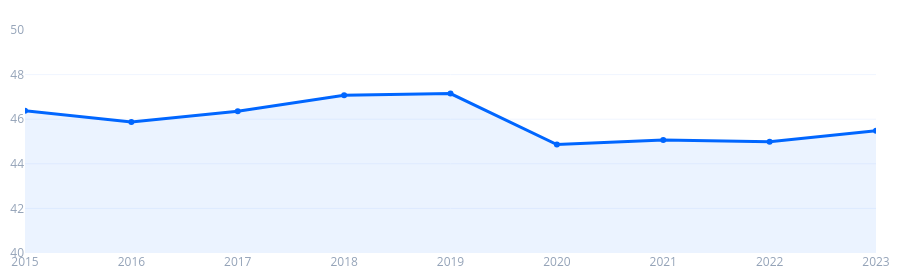

Notebook code for this chart:
### Code cell
fig = go.Figure()

# Línea Superior (Extracción)
fig.add_trace(go.Scatter(
    x=tfww['Año'], y=sh['Nivel de estrés hídrico(%)'],
    fill='tozeroy',
    mode='lines+markers',
    name='Nivel de estrés hídrico (%)',
    line=dict(color='#0066FF', width=3), # shape='spline' suaviza la curva
    fillcolor='rgba(0,102,255,0.08)',
    marker=dict(size=6, color='#0066FF')
))

fig.update_layout(
    template="plotly_white",
    margin=dict(l=10, r=20, t=30, b=20),
    height=280,
    xaxis=dict(
        showgrid=False,
        tickmode='linear',
        tick0=2012,
        dtick=1,
        color="#94A3B8",
    ),
    yaxis=dict(
        gridcolor='#F0F5FF',
        color="#94A3B8",
        # Custom ticks para que se vea como en la imagen (e.g., 60k, 70k)
        #tickvals=[60, 70, 80, 90],
        #ticktext=['60k', '70k', '80k', '90k'],
        range=[40, 50] # El eje Y no empieza en 0
        #label="%"
    ),
    paper_bgcolor='rgba(0,0,0,0)',
    plot_bgcolor='rgba(0,0,0,0)'
)
fig.show()

### Figure 1 — Plotly figure (JSON) as saved in the notebook; plotly's stock layout.template omitted (floating-point values rounded to 4 significant figures)
{"data": [{"fill": "tozeroy", "fillcolor": "rgba(0,102,255,0.08)", "line": {"color": "#0066FF", "width": 3}, "marker": {"color": "#0066FF", "size": 6}, "mode": "lines+markers", "name": "Nivel de estrés hídrico (%)", "type": "scatter", "x": [2023, 2022, 2021, 2020, 2019, 2018, 2017, 2016, 2015], "y": [45.48, 44.99, 45.06, 44.86, 47.15, 47.07, 46.35, 45.87, 46.38]}], "layout": {"height": 280, "margin": {"b": 20, "l": 10, "r": 20, "t": 30}, "paper_bgcolor": "rgba(0,0,0,0)", "plot_bgcolor": "rgba(0,0,0,0)", "xaxis": {"color": "#94A3B8", "dtick": 1, "showgrid": false, "tick0": 2012, "tickmode": "linear"}, "yaxis": {"color": "#94A3B8", "gridcolor": "#F0F5FF", "range": [40, 50]}}}
